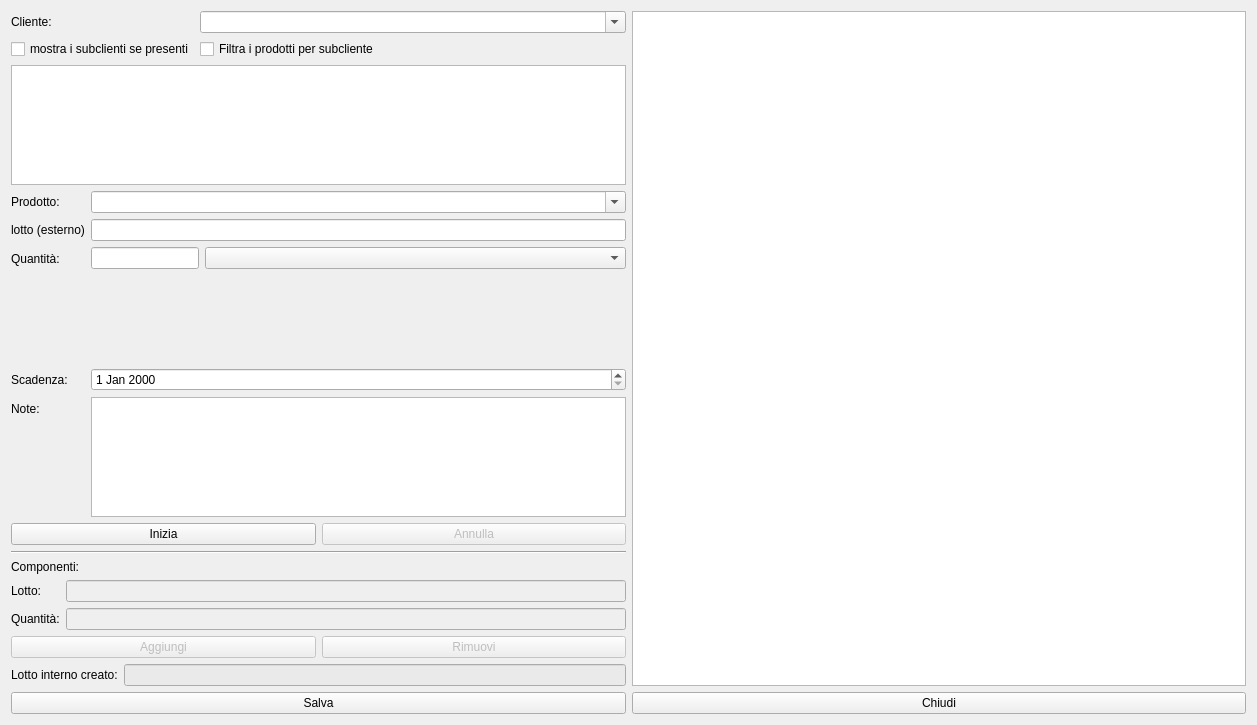
<?xml version="1.0" encoding="UTF-8"?>
<ui version="4.0">
 <class>HPackages</class>
 <widget class="QWidget" name="HPackages">
  <property name="windowModality">
   <enum>Qt::ApplicationModal</enum>
  </property>
  <property name="geometry">
   <rect>
    <x>0</x>
    <y>0</y>
    <width>1257</width>
    <height>725</height>
   </rect>
  </property>
  <property name="windowTitle">
   <string>Packages</string>
  </property>
  <property name="windowIcon">
   <iconset resource="icons.qrc">
    <normaloff>:/Resources/Box.PNG</normaloff>:/Resources/Box.PNG</iconset>
  </property>
  <layout class="QVBoxLayout" name="verticalLayout_5">
   <item>
    <layout class="QHBoxLayout" name="horizontalLayout_3">
     <item>
      <layout class="QVBoxLayout" name="verticalLayout_4">
       <item>
        <layout class="QVBoxLayout" name="verticalLayout_3">
         <item>
          <layout class="QFormLayout" name="formLayout_3">
           <property name="fieldGrowthPolicy">
            <enum>QFormLayout::AllNonFixedFieldsGrow</enum>
           </property>
           <item row="0" column="0">
            <widget class="QLabel" name="lbClienti">
             <property name="text">
              <string>Cliente:</string>
             </property>
            </widget>
           </item>
           <item row="0" column="1">
            <widget class="QComboBox" name="cbClienti">
             <property name="editable">
              <bool>true</bool>
             </property>
             <property name="insertPolicy">
              <enum>QComboBox::NoInsert</enum>
             </property>
            </widget>
           </item>
           <item row="1" column="1">
            <widget class="QCheckBox" name="checkBox_2">
             <property name="text">
              <string>Filtra i prodotti per subcliente</string>
             </property>
             <property name="icon">
              <iconset resource="icons.qrc">
               <normaloff>:/Resources/Search.PNG</normaloff>:/Resources/Search.PNG</iconset>
             </property>
             <property name="checked">
              <bool>false</bool>
             </property>
            </widget>
           </item>
           <item row="1" column="0">
            <widget class="QCheckBox" name="checkBox">
             <property name="text">
              <string>mostra i subclienti se presenti</string>
             </property>
             <property name="icon">
              <iconset resource="icons.qrc">
               <normaloff>:/Resources/Book.PNG</normaloff>:/Resources/Book.PNG</iconset>
             </property>
            </widget>
           </item>
          </layout>
         </item>
         <item>
          <layout class="QVBoxLayout" name="verticalLayout_2">
           <item>
            <widget class="QListView" name="lvSubclienti">
             <property name="maximumSize">
              <size>
               <width>16777215</width>
               <height>120</height>
              </size>
             </property>
            </widget>
           </item>
          </layout>
         </item>
         <item>
          <layout class="QFormLayout" name="formLayout_4">
           <item row="0" column="0">
            <widget class="QLabel" name="label">
             <property name="text">
              <string>Prodotto:</string>
             </property>
            </widget>
           </item>
           <item row="0" column="1">
            <widget class="QComboBox" name="cbProdotti">
             <property name="editable">
              <bool>true</bool>
             </property>
             <property name="insertPolicy">
              <enum>QComboBox::NoInsert</enum>
             </property>
            </widget>
           </item>
           <item row="1" column="0">
            <widget class="QLabel" name="label_7">
             <property name="text">
              <string>lotto (esterno)</string>
             </property>
            </widget>
           </item>
           <item row="1" column="1">
            <widget class="QLineEdit" name="leLest"/>
           </item>
           <item row="2" column="0">
            <widget class="QLabel" name="label_6">
             <property name="text">
              <string>Quantità:</string>
             </property>
            </widget>
           </item>
           <item row="2" column="1">
            <layout class="QFormLayout" name="formLayout_2">
             <item row="0" column="0">
              <widget class="QLineEdit" name="leQuantLot"/>
             </item>
             <item row="0" column="1">
              <widget class="QComboBox" name="cbQua"/>
             </item>
            </layout>
           </item>
           <item row="3" column="0">
            <widget class="QLabel" name="label_9">
             <property name="text">
              <string>Scadenza:</string>
             </property>
            </widget>
           </item>
           <item row="3" column="1">
            <widget class="QDateEdit" name="dateEdit"/>
           </item>
           <item row="4" column="0">
            <widget class="QLabel" name="label_5">
             <property name="text">
              <string>Note:</string>
             </property>
            </widget>
           </item>
           <item row="4" column="1">
            <widget class="QTextEdit" name="teNote">
             <property name="maximumSize">
              <size>
               <width>16777215</width>
               <height>120</height>
              </size>
             </property>
            </widget>
           </item>
          </layout>
         </item>
        </layout>
       </item>
       <item>
        <layout class="QHBoxLayout" name="horizontalLayout_4">
         <item>
          <widget class="QPushButton" name="pbCrea">
           <property name="text">
            <string>Inizia</string>
           </property>
           <property name="icon">
            <iconset resource="icons.qrc">
             <normaloff>:/Resources/Box.PNG</normaloff>:/Resources/Box.PNG</iconset>
           </property>
          </widget>
         </item>
         <item>
          <widget class="QPushButton" name="pbAnnulla">
           <property name="enabled">
            <bool>false</bool>
           </property>
           <property name="text">
            <string>Annulla</string>
           </property>
           <property name="icon">
            <iconset resource="icons.qrc">
             <normaloff>:/Resources/Banned-Sign.PNG</normaloff>:/Resources/Banned-Sign.PNG</iconset>
           </property>
          </widget>
         </item>
        </layout>
       </item>
       <item>
        <layout class="QVBoxLayout" name="verticalLayout">
         <item>
          <widget class="Line" name="line">
           <property name="orientation">
            <enum>Qt::Horizontal</enum>
           </property>
          </widget>
         </item>
         <item>
          <widget class="QLabel" name="label_3">
           <property name="text">
            <string>Componenti:</string>
           </property>
          </widget>
         </item>
         <item>
          <layout class="QFormLayout" name="formLayout">
           <item row="0" column="0">
            <widget class="QLabel" name="label_8">
             <property name="text">
              <string>Lotto:</string>
             </property>
            </widget>
           </item>
           <item row="0" column="1">
            <widget class="QLineEdit" name="leComponente">
             <property name="enabled">
              <bool>false</bool>
             </property>
            </widget>
           </item>
           <item row="1" column="0">
            <widget class="QLabel" name="label_4">
             <property name="text">
              <string>Quantità:</string>
             </property>
            </widget>
           </item>
           <item row="1" column="1">
            <widget class="QLineEdit" name="leQuantita">
             <property name="enabled">
              <bool>false</bool>
             </property>
            </widget>
           </item>
          </layout>
         </item>
         <item>
          <layout class="QHBoxLayout" name="horizontalLayout_2">
           <item>
            <widget class="QPushButton" name="pbAddRow">
             <property name="enabled">
              <bool>false</bool>
             </property>
             <property name="text">
              <string>Aggiungi</string>
             </property>
             <property name="icon">
              <iconset resource="icons.qrc">
               <normaloff>:/Resources/Plus.PNG</normaloff>:/Resources/Plus.PNG</iconset>
             </property>
            </widget>
           </item>
           <item>
            <widget class="QPushButton" name="pbRemoveRow">
             <property name="enabled">
              <bool>false</bool>
             </property>
             <property name="text">
              <string>Rimuovi</string>
             </property>
             <property name="icon">
              <iconset resource="icons.qrc">
               <normaloff>:/Resources/Minus.PNG</normaloff>:/Resources/Minus.PNG</iconset>
             </property>
            </widget>
           </item>
          </layout>
         </item>
         <item>
          <layout class="QHBoxLayout" name="horizontalLayout_5">
           <item>
            <widget class="QLabel" name="label_2">
             <property name="text">
              <string>Lotto interno creato:</string>
             </property>
            </widget>
           </item>
           <item>
            <widget class="QLineEdit" name="leNewLot">
             <property name="palette">
              <palette>
               <active>
                <colorrole role="Base">
                 <brush brushstyle="SolidPattern">
                  <color alpha="255">
                   <red>234</red>
                   <green>234</green>
                   <blue>234</blue>
                  </color>
                 </brush>
                </colorrole>
               </active>
               <inactive>
                <colorrole role="Base">
                 <brush brushstyle="SolidPattern">
                  <color alpha="255">
                   <red>234</red>
                   <green>234</green>
                   <blue>234</blue>
                  </color>
                 </brush>
                </colorrole>
               </inactive>
               <disabled>
                <colorrole role="Base">
                 <brush brushstyle="SolidPattern">
                  <color alpha="255">
                   <red>236</red>
                   <green>233</green>
                   <blue>216</blue>
                  </color>
                 </brush>
                </colorrole>
               </disabled>
              </palette>
             </property>
             <property name="readOnly">
              <bool>false</bool>
             </property>
            </widget>
           </item>
          </layout>
         </item>
        </layout>
       </item>
      </layout>
     </item>
     <item>
      <widget class="QTableView" name="tvPack">
       <property name="selectionMode">
        <enum>QAbstractItemView::SingleSelection</enum>
       </property>
       <property name="selectionBehavior">
        <enum>QAbstractItemView::SelectRows</enum>
       </property>
       <attribute name="horizontalHeaderVisible">
        <bool>false</bool>
       </attribute>
      </widget>
     </item>
    </layout>
   </item>
   <item>
    <layout class="QHBoxLayout" name="horizontalLayout">
     <item>
      <widget class="QPushButton" name="pushButton_3">
       <property name="text">
        <string>Salva</string>
       </property>
       <property name="icon">
        <iconset resource="icons.qrc">
         <normaloff>:/Resources/save-icon.png</normaloff>:/Resources/save-icon.png</iconset>
       </property>
       <property name="iconSize">
        <size>
         <width>32</width>
         <height>32</height>
        </size>
       </property>
      </widget>
     </item>
     <item>
      <widget class="QPushButton" name="pushButton_4">
       <property name="text">
        <string>Chiudi</string>
       </property>
       <property name="icon">
        <iconset resource="icons.qrc">
         <normaloff>:/Resources/Actions-window-close-icon.png</normaloff>:/Resources/Actions-window-close-icon.png</iconset>
       </property>
       <property name="iconSize">
        <size>
         <width>32</width>
         <height>32</height>
        </size>
       </property>
      </widget>
     </item>
    </layout>
   </item>
  </layout>
  <zorder></zorder>
 </widget>
 <resources>
  <include location="icons.qrc"/>
 </resources>
 <connections/>
</ui>
